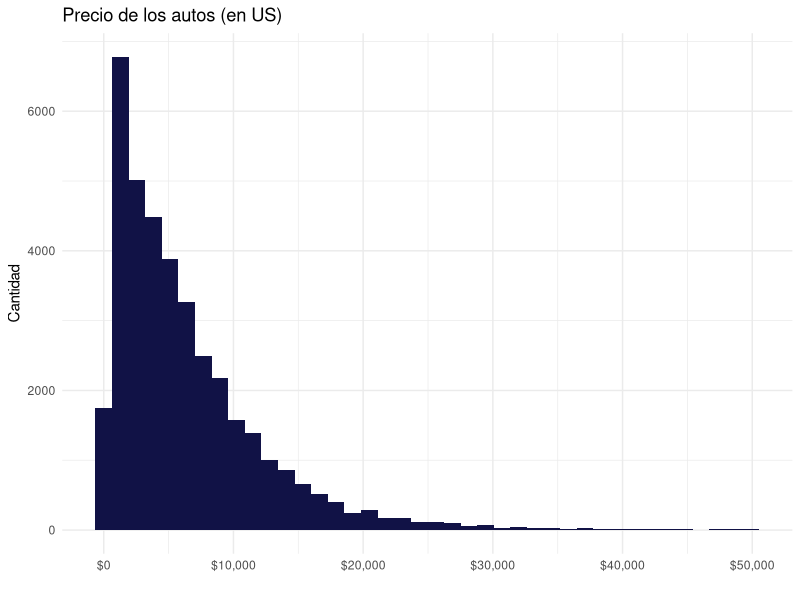
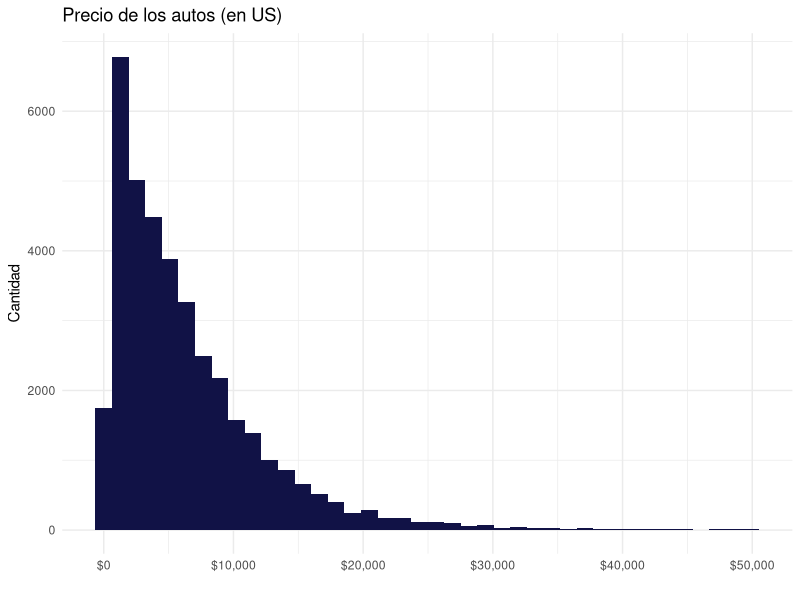

The R script that drew these images, in order: (Note: this script raises an error after producing the figures.)
library(ggplot2)
library(dplyr)
library(fastDummies)

datos_limpios <- read.csv("datos/datos-limpios.csv")

## Histograma precios
ggplot(datos_limpios) +
  aes(x = precio_en_usd) +
  geom_histogram(bins = 40L, fill = "#111246") +
  labs(
    x = "",
    y = "Cantidad",
    title = "Precio de los autos (en US)") +
  scale_x_continuous(labels = scales::dollar_format()) +
  theme_minimal()

ggsave("productos/images/precios.png", width = 10, height = 7)

summary(datos_limpios$precio_en_usd)

# Posibles outliers, comentar si se piensa hacer algo con ellos


# Histograma año del auto
ggplot(datos_limpios) +
  aes(x = año_produccion) +
  geom_histogram(bins = 35L, fill = "#112446") +
  labs(
    x = "",
    y = "Cantidad",
    title = "Año de produccón del auto"
  ) +
  theme_minimal()

ggsave("productos/images/años.png", width = 10, height = 7)

summary(datos_limpios$year_produced)

# Posibles outliers, comentar si se piensa hacer algo con ellos


# Marcas con más avisos

marcas <- tail(names(sort(table(datos_limpios$manufacturer_name))), 15)
marcas_mas_publicadas <- filter(datos_limpios, manufacturer_name %in% marcas)


ggplot(marcas_mas_publicadas) +
  aes(x = manufacturer_name) +
  geom_bar(fill = "#112446") +
  labs(
    x = "Marca",
    y = "Cantidad de anuncios",
    title = "Las 15 marcas con más avisos"
  ) +
  theme_minimal()

# Relación entre variables

variables_numericas <- datos_limpios %>% 
  select_if(is.numeric) %>% 
  select("precio_en_usd", everything())

GGally::ggpairs(variables_numericas)

ggsave("figuras/relaciones.png", width = 10, height = 7)




#
